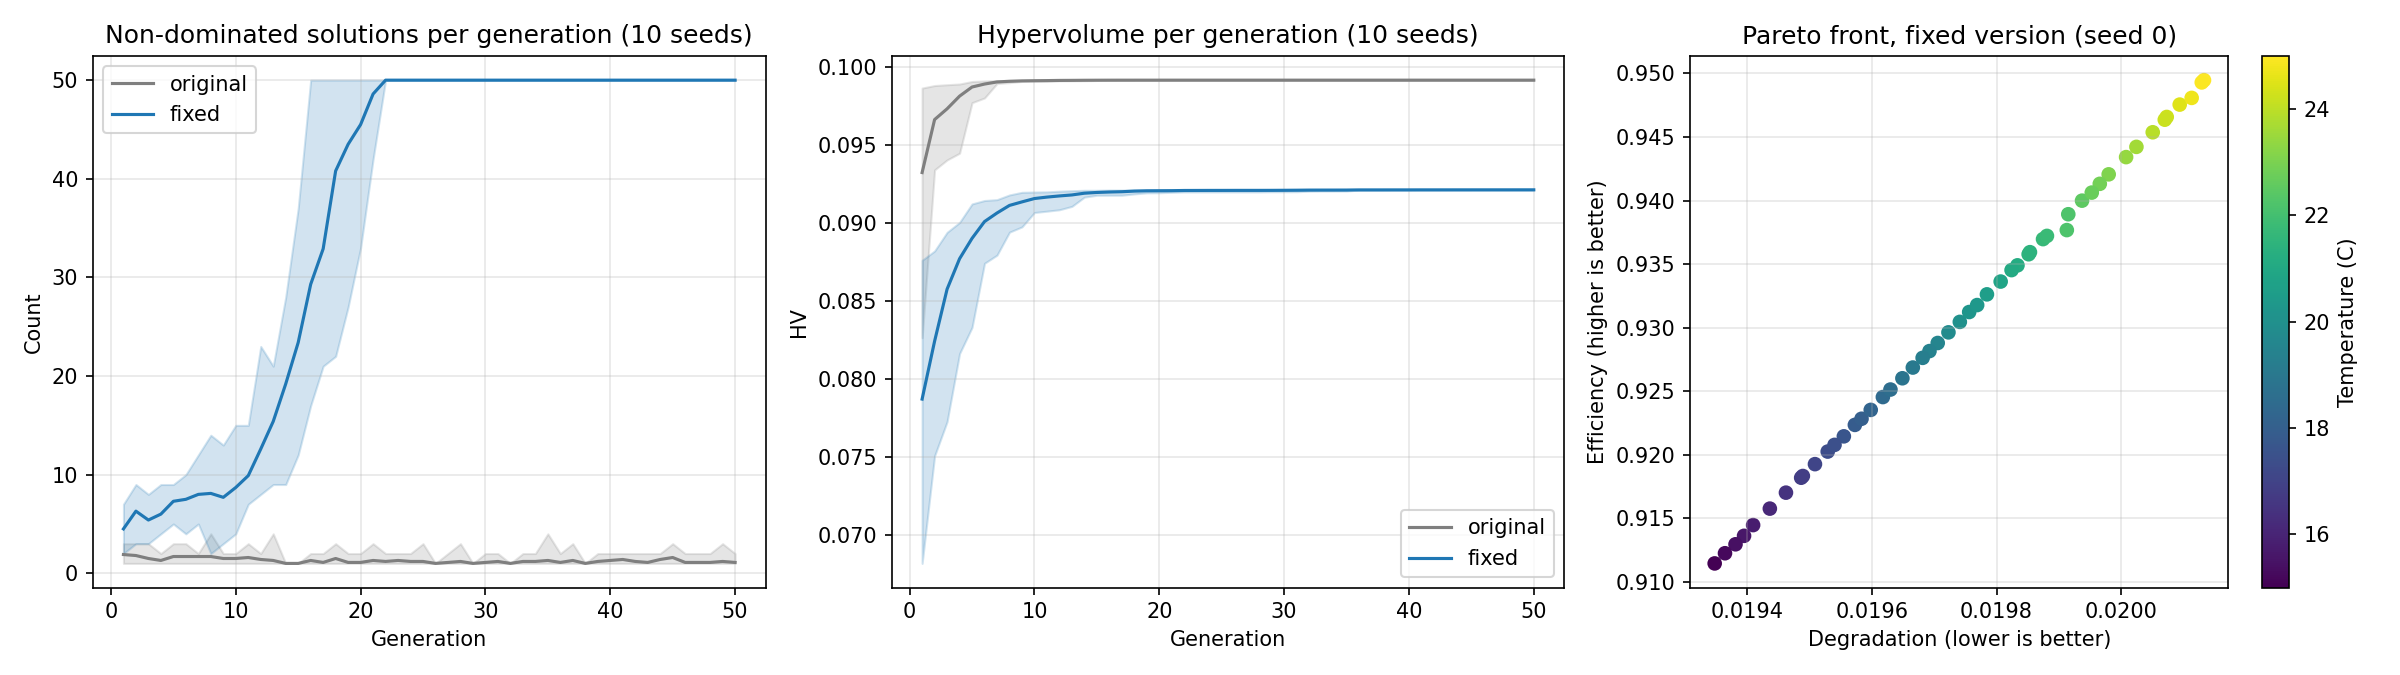

Write Python code to recreate this figure.
"""
NSGA-II rerun for the NSTC EV battery project (113-2813-C-130-080-E)

What this script does differently from calu_nsga.py:
  1. Convergence is recorded from the actual run (pymoo save_history=True),
     not typed in by hand.
  2. The GNN "prediction error" objective is removed: it compared an
     untrained network branch (direct_fc) against a hard-coded 0.9.
  3. Two versions of the problem are run side by side:
       - "original": same formulas and dataset-derived bounds as calu_nsga.py
       - "fixed":    each efficiency factor clipped at 0, and C-rate bounds
                     set to the defaults already written in calu_nsga.py
                     (charge 0.1-2, discharge 0.1-3)
  4. Every setting is repeated over 10 random seeds.
"""
import glob
import numpy as np
import pandas as pd
import matplotlib.pyplot as plt
from pymoo.algorithms.moo.nsga2 import NSGA2
from pymoo.core.problem import Problem
from pymoo.optimize import minimize
from pymoo.indicators.hv import HV

POP, NGEN, SEEDS = 50, 50, range(10)


def dataset_bounds(folder="fix"):
    """Reproduce the bound calculation in calu_nsga.py."""
    means = [pd.read_csv(f).mean(numeric_only=True) for f in glob.glob(f"{folder}/*.csv")]
    tmin = min(m["Battery Temperature_min"] for m in means) - 5
    tmax = max(m["Battery Temperature_max"] for m in means) + 5
    cmin = min(m["Battery Current_min"] for m in means)
    cmax = max(m["Battery Current_max"] for m in means)
    socmin = min(m["min_SoC"] for m in means) / 100
    socmax = max(m["max_SoC"] for m in means) / 100
    xl = np.array([0.1, 0.1, max(15.0, tmin), max(0.1, socmin)])
    xu = np.array([max(2.0, abs(min(0, cmin)) / 10), max(3.0, abs(max(0, cmax)) / 10),
                   min(45.0, tmax), min(0.9, socmax)])
    return xl, xu


def degradation(dod, temp_c):
    """f1 in calu_nsga.py (the unused calendar-aging term is dropped)."""
    k1, k2 = 0.0133, 0.0039
    return (k1 * dod**2 + 0.2 * dod) * (1 + k2 * (temp_c - 25.0))


def efficiency(cr, dr, temp_c, fixed):
    """f2 in calu_nsga.py. In the original, two negative factors can multiply
    into a positive number, which the optimizer exploits."""
    t = 1 - 0.004 * np.abs(temp_c - 25.0)
    c = 1 - 0.03 * cr**2
    d = 1 - 0.025 * dr**2
    if fixed:
        t, c, d = np.clip(t, 0, None), np.clip(c, 0, None), np.clip(d, 0, None)
    return np.clip(0.95 * t * c * d, 0.6, 0.98)


class BatteryProblem(Problem):
    def __init__(self, xl, xu, fixed):
        super().__init__(n_var=4, n_obj=2, n_ieq_constr=3, xl=xl, xu=xu)
        self.fixed = fixed

    def _evaluate(self, x, out, *args, **kwargs):
        cr, dr, temp, dod = x.T
        out["F"] = np.column_stack([degradation(dod, temp),
                                    -efficiency(cr, dr, temp, self.fixed)])
        out["G"] = np.column_stack([temp - 40.0, dod - 0.9,
                                    np.where(temp > 35, cr - 1.0, -1.0)])


def run(problem, seed):
    res = minimize(problem, NSGA2(pop_size=POP), ("n_gen", NGEN),
                   seed=seed, save_history=True, verbose=False)
    hv = HV(ref_point=np.array([0.25, -0.55]))
    n_nd = [len(h.opt) for h in res.history]
    hvs = [hv(h.opt.get("F")) for h in res.history]
    return res, np.array(n_nd), np.array(hvs)


if __name__ == "__main__":
    xl_data, xu_data = dataset_bounds()
    xl_def, xu_def = np.array([0.1, 0.1, 15.0, 0.1]), np.array([2.0, 3.0, 45.0, 0.9])
    settings = {"original": BatteryProblem(xl_data, xu_data, fixed=False),
                "fixed": BatteryProblem(xl_def, xu_def, fixed=True)}
    print("Dataset-derived bounds (original):", np.round(xl_data, 2), np.round(xu_data, 2))

    rows, curves, fronts = [], {}, {}
    for name, prob in settings.items():
        nd_all, hv_all = [], []
        for s in SEEDS:
            res, nd, hv = run(prob, s)
            nd_all.append(nd); hv_all.append(hv)
            rows.append({"setting": name, "seed": s, "final_nondominated": nd[-1],
                         "final_hv": hv[-1],
                         "gen_hv_99pct": int(np.argmax(hv >= 0.99 * hv[-1])) + 1})
            if s == 0:
                fronts[name] = (res.X, res.F)
        curves[name] = (np.array(nd_all), np.array(hv_all))

    df = pd.DataFrame(rows)
    df.to_csv("nsga2_rerun_seeds.csv", index=False)
    print(df.groupby("setting")[["final_nondominated", "final_hv", "gen_hv_99pct"]]
            .agg(["mean", "min", "max"]).round(4))
    for name, (X, F) in fronts.items():
        i = np.argmax(-F[:, 1])
        print(f"\n[{name}] seed 0: {len(X)} Pareto solutions")
        print("  best-efficiency solution (charge, discharge, temp, DoD):", np.round(X[i], 2),
              " efficiency:", round(-F[i, 1], 3))
        print("  temp range on front: %.1f-%.1f C, DoD range: %.2f-%.2f"
              % (X[:, 2].min(), X[:, 2].max(), X[:, 3].min(), X[:, 3].max()))

    gens = np.arange(1, NGEN + 1)
    fig, ax = plt.subplots(1, 3, figsize=(16, 4.5))
    for name, color in [("original", "tab:gray"), ("fixed", "tab:blue")]:
        nd, hv = curves[name]
        ax[0].plot(gens, nd.mean(0), color=color, label=name)
        ax[0].fill_between(gens, nd.min(0), nd.max(0), color=color, alpha=0.2)
        ax[1].plot(gens, hv.mean(0), color=color, label=name)
        ax[1].fill_between(gens, hv.min(0), hv.max(0), color=color, alpha=0.2)
    ax[0].set(title="Non-dominated solutions per generation (10 seeds)", xlabel="Generation",
              ylabel="Count")
    ax[1].set(title="Hypervolume per generation (10 seeds)", xlabel="Generation", ylabel="HV")
    X, F = fronts["fixed"]
    sc = ax[2].scatter(F[:, 0], -F[:, 1], c=X[:, 2], cmap="viridis")
    fig.colorbar(sc, ax=ax[2], label="Temperature (C)")
    ax[2].set(title="Pareto front, fixed version (seed 0)", xlabel="Degradation (lower is better)",
              ylabel="Efficiency (higher is better)")
    for a in ax[:2]:
        a.legend(); a.grid(alpha=0.3)
    ax[2].grid(alpha=0.3)
    plt.tight_layout()
    plt.savefig("nsga2_rerun.png", dpi=150)
    print("\nSaved nsga2_rerun.png and nsga2_rerun_seeds.csv")
